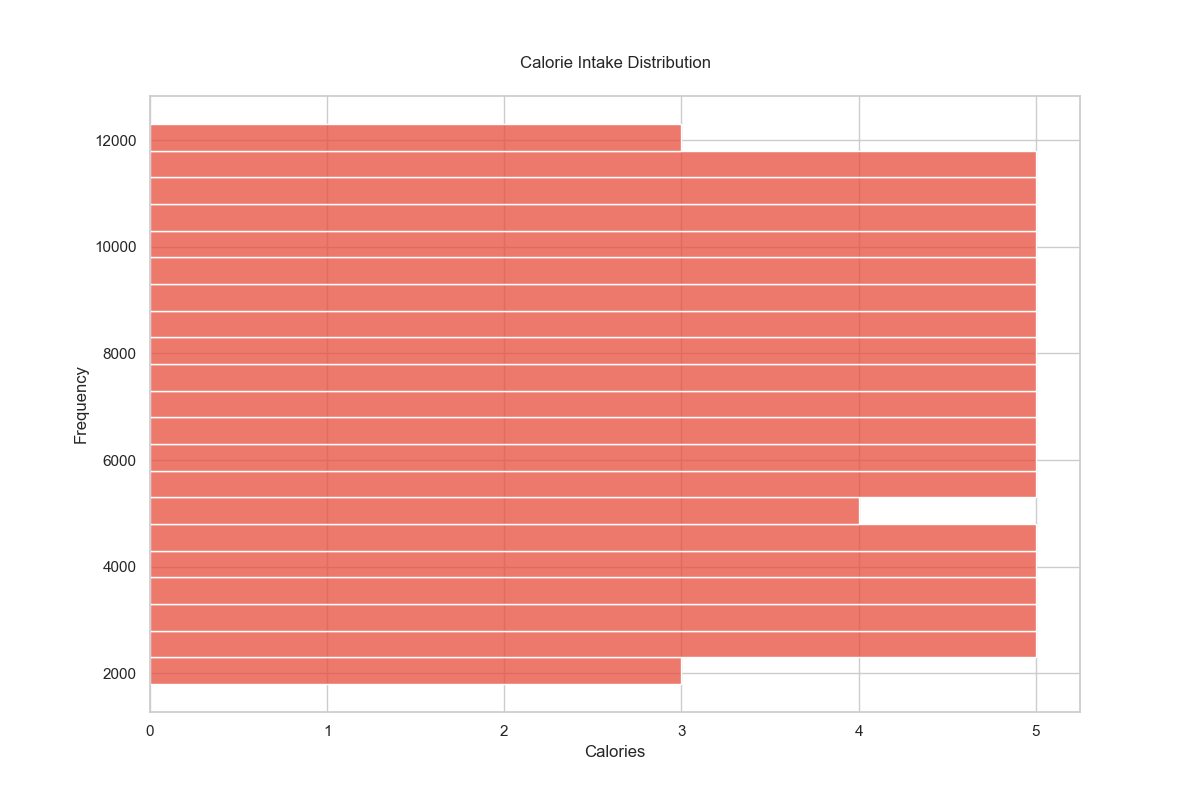

This figure's Python source:

import seaborn as sns
import matplotlib.pyplot as plt
import pandas as pd

# Constructing dataframe from given data
data = {
    'calories': [
        2000, 2200, 1800, 2400, 2600, 2500, 2300, 2700, 2800, 3000,
        2900, 3100, 3200, 3400, 3500, 3300, 3700, 3600, 3800, 4000,
        3900, 4100, 4200, 4300, 4400, 4500, 4600, 4700, 4800, 5000,
        4900, 5200, 5300, 5400, 5500, 5600, 5700, 5800, 5900, 6000,
        6100, 6200, 6300, 6400, 6500, 6600, 6700, 6800, 6900, 7000,
        7100, 7200, 7300, 7400, 7500, 7600, 7700, 7800, 7900, 8000,
        8100, 8200, 8300, 8400, 8500, 8600, 8700, 8800, 8900, 9000,
        9100, 9200, 9300, 9400, 9500, 9600, 9700, 9800, 9900, 10000,
        10100, 10200, 10300, 10400, 10500, 10600, 10700, 10800, 10900, 11000,
        11100, 11200, 11300, 11400, 11500, 11600, 11700, 11800, 11900, 12000
    ]
}

df = pd.DataFrame(data)

# Set the style of seaborn
sns.set(style="whitegrid")

# Enlarging the plot
plt.figure(figsize=(12, 8))

# Creating the histogram with modifications
sns.histplot(data=df, y='calories', color="#e74c3c", binwidth=500, kde=False, orientation='vertical')

# Additional modifications: set the title and labels
plt.title('Calorie Intake Distribution', pad=20)
plt.ylabel('Frequency')
plt.xlabel('Calories')

# Show the plot
plt.show()
